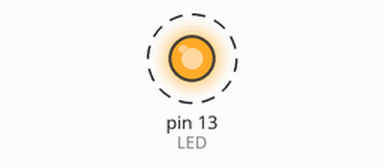
Recording of a sketch running on a simulated Arduino Uno, built with avr-gcc and run on an emulated ATmega328P. On the bench: output pins drawn as LEDs (lit = HIGH). Dashed ring = blinking. What the sketch prints to the serial monitor is not drawn.

Above: at 0.12 s.
Timing chart, 0 to 3.0 s (numbered marks = the images above):
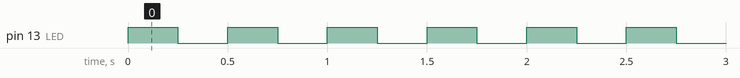

The sketch:

hello_world.ino
```cpp
// pin that the on-board LED is connected to
int LED = 13;

// time (ms) interval for flashing on / off
int INTERVAL = 250;

void setup() {
  // put your setup code here, to run once:
  pinMode(LED,OUTPUT);

  Serial.begin(9600);
}

int loop_count = 0;
void loop() {
  // put your main code here, to run repeatedly:
  Serial.println(loop_count);
  loop_count = loop_count + 1;

  // turn on, wait
  digitalWrite(LED,HIGH);
  delay(INTERVAL);

  // turn off, wait
  digitalWrite(LED,LOW);
  delay(INTERVAL);
}
```

Measured:
- by itself, pin 13 (LED): alternates HIGH for 0.25 s and LOW for 0.25 s
